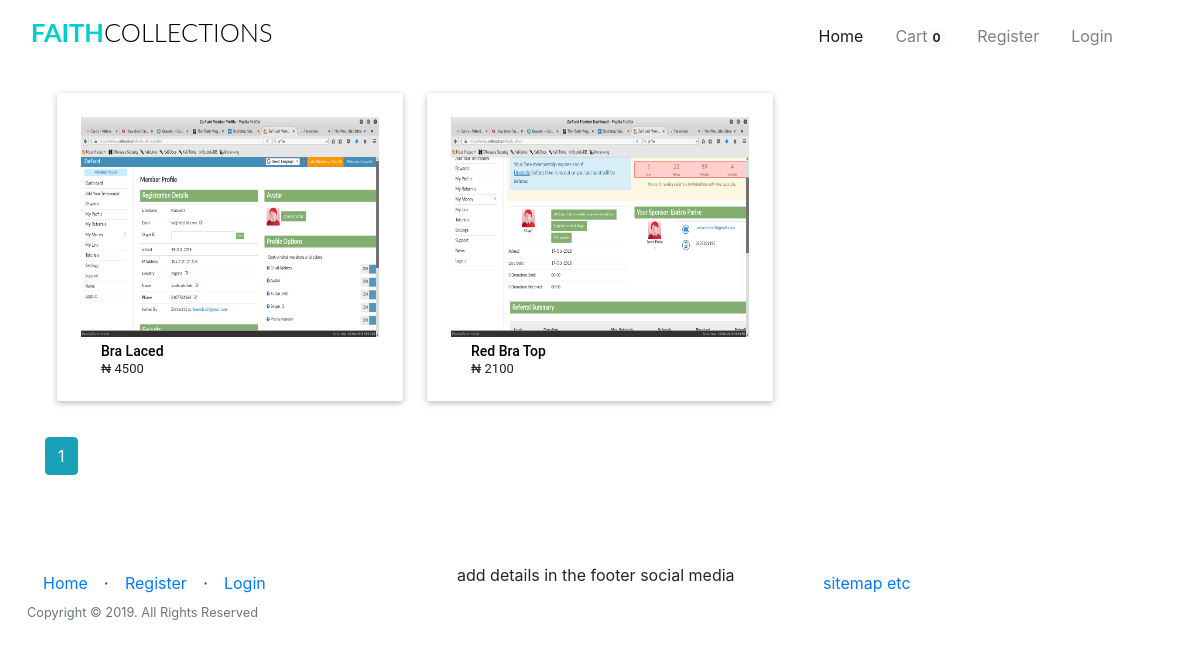
The app's page /1/, older data.
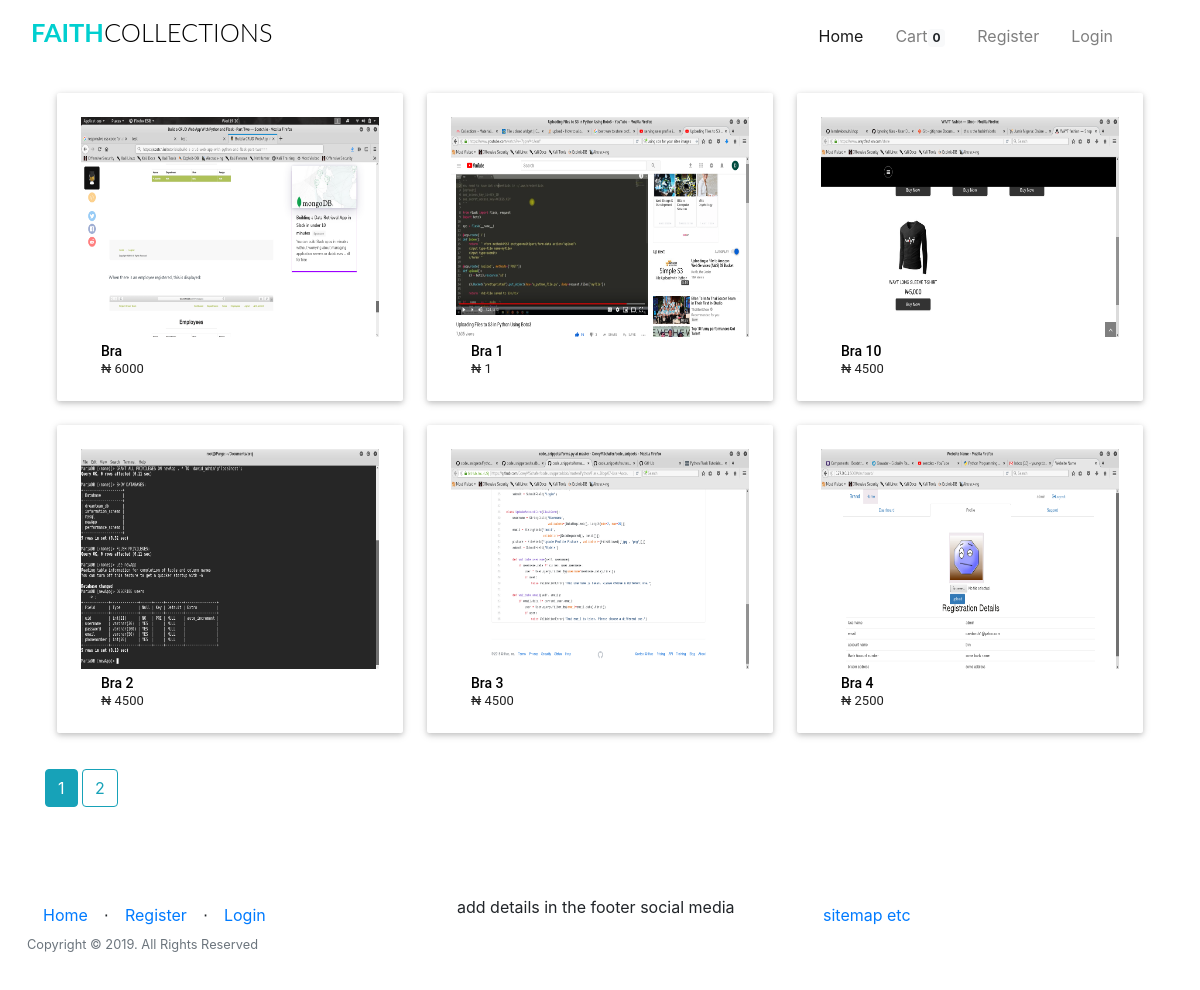
The same page, newer data.
### app/models.py (models this page shows, shortened)
class Products(db.Model):
	__tablename__ = 'product'
	id = db.Column(db.Integer, primary_key=True)
	product_name = db.Column(db.String(100), index=True)
	product_price = db.Column(db.Integer, index=True)
	product_image = db.Column(db.String(120),index=True)
	product_description = db.Column(db.String(200), index=True)
	product_stock = db.Column(db.Integer, index = True)
	product_size = db.Column(db.String(5), index = True)
	categories_id = db.Column(db.Integer, db.ForeignKey('categories.id'))
	order = db.relationship('Order', secondary=association_table, backref='my_orders', lazy='dynamic')

### app/home/routes.py (the view)
@home.route('/<int:id>/')
def shop_by_category(id):
	if current_user.is_anonymous:
		count = 0
	else:
		count = Kart.query.filter_by(user_id =current_user.id).count()
	page = request.args.get('page',1, type=int)
	category = Categories.query.get_or_404(id)
	product = Products.query.filter_by(categories_id=category.id)\
		.order_by(Products.product_name).paginate(page=page, per_page=6)
	prod_id = Products.query.get(id)
	return render_template("home/shop_by_category.html", category = category,\
		product = product, title = "Category: "+ category.category_name,count=count,\
		prod_id = prod_id)

### app/templates/home/shop_by_category.html (shortened to what this page needs)
{% extends "base.html" %}
{% block body %}
{% if category %}
{% if category.product %}
<div class="row d-block">
        {% for product_list in product.items %}
	<a href="{{ url_for('home.product_details', id = product_list.id ) }}">
        <div class="col l4 s12 m6">
			<div class="card-panel hoverable" style="max-height:360px; background-color:#FFFFFF;">
                <div class="card-image" style="margin-left:auto;margin-right: auto;">
                        <div class="thumbnail" style="height:220px;margin-bottom: 0px;">
                            <img class="responsive-img" src="{{ product_list.product_image }}" style="height:100%;">
                        </div>
                        <h6 class="title">
                            <span class="product-name">
                                {{ product_list.product_name }}
                            </span>
                        </h6>
                        <div class="price-container clearfix">
                            <span class="price-box" style="margin-bottom:0px;white-space:normal;">
                                <span class="price">
                                    <span>₦</span>
                                    <span>{{ product_list.product_price }}</span>
                                </span>
                            </span>
                        </div>
				</div>
			</div>
		</div>
	</a>
        {% endfor %}
</div>
{% for page_num in product.iter_pages(left_edge=1, right_edge=1, left_current=1, right_current=2) %}
{% if page_num %}
    {% if product.page == page_num %}
        <a class="btn btn-info mb-4" href="{{ url_for('home.shop_by_category', id = prod_id.id , page = page_num)}}">{{page_num}}</a>
    {% else %}
    <a class="btn btn-outline-info mb-4" href="{{ url_for('home.shop_by_category', id = prod_id.id , page = page_num)}}">{{page_num}}</a>
    {%endif%}
{%else%}
...
{%endif%}
{% endfor %}
{% endif %}
    {% endif %}
{% endblock %}

### app/templates/base.html (shortened to what this page needs)
<html>
    <head>
        <link href="{{ url_for('static', filename='css/bootstrap.min.css') }}"rel="stylesheet">
        <link href="{{ url_for('static', filename='css/st.css') }}"rel="stylesheet">
    </head>
    <body>
            <div class="container-fluid mt-1 mb-3">
                <nav class="navbar navbar-expand-lg navbar-light">
                    <h1 class="brand_name">
                        <a class="navbar-brand" href="{{ url_for('home.homepage') }}">Faith<span>Collections</span></a>
                    </h1>
                    <div class="collapse navbar-collapse" id="navbarTogglerDemo03">
                    <ul class="navbar-nav ml-auto mr-5 mt-2 mt-lg-0">
                            {% if current_user.is_authenticated %}
                            {% if current_user.is_admin %}
                            <li class="nav-item ml-3">
                              <a class="nav-link active" href="{{ url_for('home.admin_dashboard') }}">Dashboard</a>
                            </li>
                            <li class="nav-item ml-3">
                              <a class="nav-link" href="{{ url_for('admin.list_categories') }}">Categories</a>
                            </li>
                            <li class="nav-item ml-3">
                              <a class="nav-link" href="{{ url_for('admin.list_products') }}">Products</a>
                            </li>
                            <li class="nav-item ml-3">
                              <a class="nav-link" href="{{ url_for('admin.list_orders') }}" >Orders</a>
                            </li>
                            {% else %}
                              <li class="nav-item ml-3">
                                <a class="nav-link" href="{{ url_for('users.cart') }}">Cart<span class="badge badge-light">{{ count }}</span></a>
                              </li>
                              {% endif %}
                              <li class="nav-item dropdown ml-3">
                                    <a class="nav-link dropdown-toggle" data-toggle="dropdown" href="#" role="button" aria-haspopup="true" aria-expanded="false">
                                        Hi, {{ current_user.firstname }}!</a>
                                    <div class="dropdown-menu">
                                      <a class="dropdown-item" href="{{ url_for('users.profile') }}">Profile</a>
                                      <div class="dropdown-divider"></div>
                                      <a class="dropdown-item" href="{{ url_for('auth.logout') }}">Logout</a>
                                    </div>
                                  </li>
                                {% else %}
                                <li class="nav-item active ml-3">
                                    <a class="nav-link" href="{{ url_for('home.homepage') }}">Home <span class="sr-only">(current)</span></a>
                                    </li>
                                    <li class="nav-item ml-3">
                                      <a class="nav-link" href="{{ url_for('users.cart') }}">Cart<span class="badge badge-light">{{ count }}</span></a>
                                    </li>
                                    <li class="nav-item ml-3">
                                      <a class="nav-link" href="{{ url_for('auth.register') }}">Register</a>
                                    </li>
                                    <li class="nav-item ml-3">
                                        <a class="nav-link" href="{{ url_for('auth.login') }}">Login</a>
                                      </li>
                                    {% endif %}
                    </ul>
                    </div>
                </nav>
            </div>
    <div class=" container">
            {% block body %}
            {% endblock %}
    </div>
    <div class="push"></div>
    <div class="container-fluid">
        <footer>
                <div class="row">
                        <div class="col">
                                <ul class="nav">
                                    <li class=" nav-item" ><a class="nav-link" href="{{ url_for('home.homepage') }}">Home</a></li>
                                    <li class="footer-menu-divider mt-2">⋅</li>
                                    {% if current_user.is_authenticated %}
                                        <li class=" nav-item" ><a class="nav-link" href="{{ url_for('auth.logout') }}">Logout</a></li>
                                    {% else %}
                                        <li class=" nav-item" ><a class="nav-link" href="{{ url_for('auth.register') }}">Register</a></li>
                                        <li class="footer-menu-divider mt-2">⋅</li>
                                        <li class=" nav-item" ><a class="nav-link" href="{{ url_for('auth.login') }}">Login</a></li>
                                    {% endif %}
                                </ul>
                                <p class="copyright text-muted small">Copyright © 2019. All Rights Reserved</p>
                        </div>
                        <div class="col">
                                <ul class="d-inline-block">
                                 <li class="d-inline-block">add details in the footer</li>
                                 <li class="d-inline-block">social media</li>
                                </ul>
                        </div>
                        <div class="col">
                            <ul class="nav">
                            <li class="d-inline-block"><a class="nav-link" href="#">sitemap etc</a></li>
                            </ul>
                        </div>
                </div>
        </footer>
    </div>
    </body>
</html>

### app/static/css/st.css (style rules this page uses)
.brand_name .navbar-brand { font-size:1.59rem; text-transform: uppercase; font-family: 'Lato', sans-serif; font-weight: 700; color: #333; }
.brand_name >.navbar-brand { color:#01CFCF; text-decoration: none; }
.brand_name >.navbar-brand span { color: #000; font-weight: 300; }
.product-name { text-transform: capitalize; font-weight:bold; }
.push { height:4em; }
img.responsive-img, video.responsive-video { max-width: 100%; height: auto; }
.card-panel { -webkit-transition:-webkit-box-shadow .25s; transition:-webkit-box-shadow .25s; transition:box-shadow .25s; transition:box-shadow .25s, -webkit-box-shadow .25s;padding:24px; margin:.5rem 0 1rem 0; border-radius:2px;background-color:#fff; box-shadow: 0 2px 5px 0 rgba(0,0,0,0.16),0 2px 10px 0 rgba(0,0,0,0.12); }
.hoverable { -webkit-transition:-webkit-box-shadow .25s; transition:-webskit-box-shadow .25s; transition:box-shadow .25s; transition:box-shadow .25s, -webkit-box-shadow .25s }
.row { margin-left: auto; margin-right: auto; margin-bottom: 20px; }
.row:after { content: ""; display: table; clear: both; }
.row .col { float: left; -webkit-box-sizing: border-box; box-sizing: border-box; padding: 0 0.75rem; min-height: 1px; }
.row .col.s12 { width: 100%; margin-left: auto; left: auto; right: auto; }
@media only screen and (min-width: 601px) { .row .col.m6 { width: 50%; margin-left: auto; left: auto; right: auto; } }
@media only screen and (min-width: 993px) { .row .col.l4 { width: 33.3333333333%; margin-left: auto; left: auto; right: auto; } }

### app/templates/home/shop_by_category.html (style rules this page uses)
.title { margin: 0; padding: 0; margin-left: 20px; margin-top: 6px; }
.product-name { font-family: Roboto,Helvetica,Arial,sans-serif; font-weight: 500; font-size: 14px; line-height: 17px; color: #000; margin: 3px 0 5px 0; text-align: left; white-space: normal; overflow: hidden; }
.price { margin-left: 20px; font-family: Roboto,Helvetica,Arial,sans-serif; font-weight: 400; font-size: 13px; line-height: 17px; color: #202020; display: inline-block; }

Row changes from the older to the newer data that the page shows:
no longer on this page (row unchanged): Products: shows a picture, product_name "Bra Laced", product_price "4500"
no longer on this page (row unchanged): Products: shows a picture, product_name "Red Bra Top", product_price "2100"
added Products: product_image (picture), product_name "Bra", product_price "6000"
added Products: shows a picture, product_name "Bra 1", product_price "1"
added Products: shows a picture, product_name "Bra 10", product_price "4500"
added Products: shows a picture, product_name "Bra 2", product_price "4500"
added Products: shows a picture, product_name "Bra 3", product_price "4500"
added Products: shows a picture, product_name "Bra 4", product_price "2500"
Text that changed along with them:
new list line: "2"
